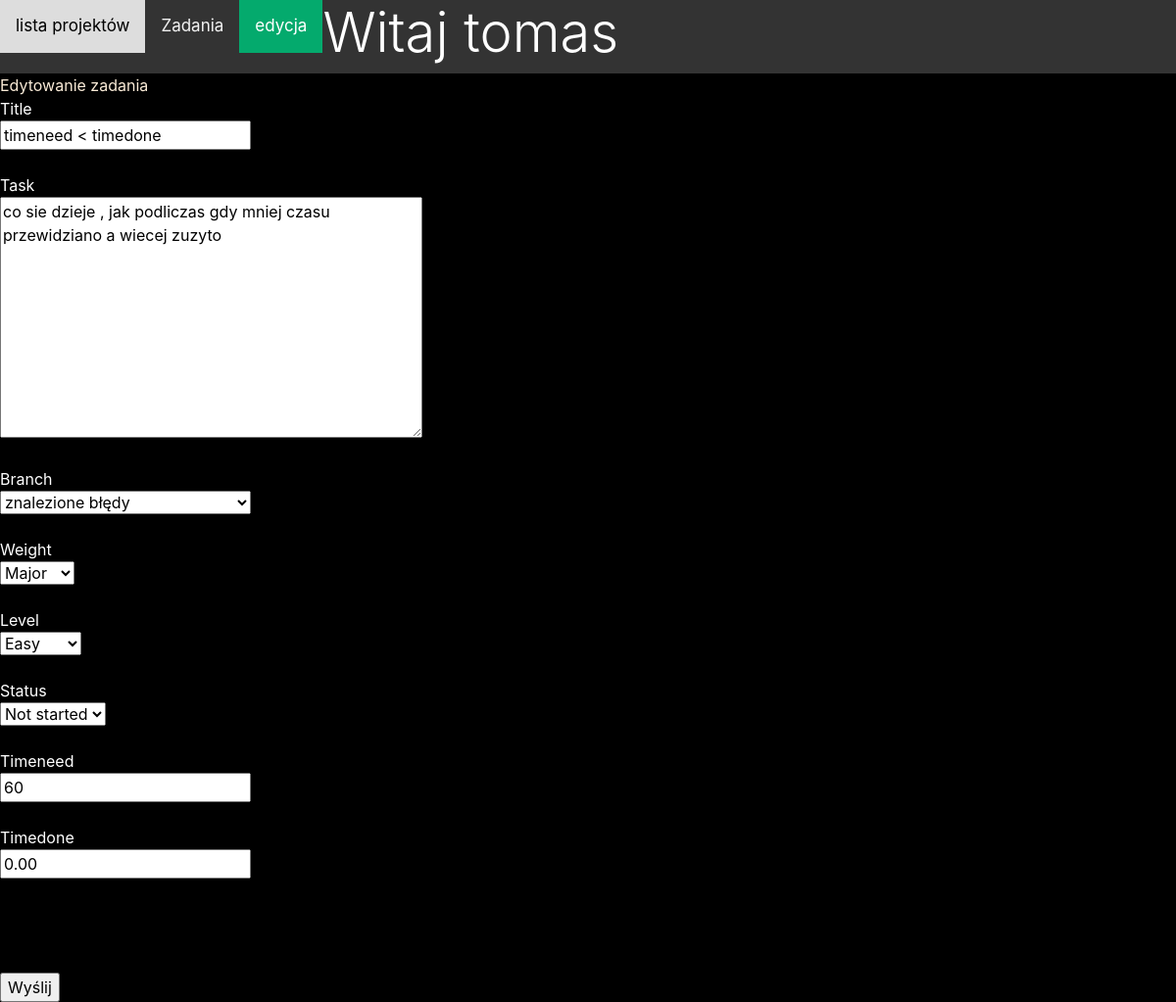
Page /main/36 (signed in) on the committed database.
### task/models.py (models this page shows, shortened)
class Task(models.Model):
    title = models.CharField(max_length=255, unique=True)
    task = models.TextField()
    branch = models.PositiveSmallIntegerField(choices=Branch.BRANCH, default=0)
    created = models.DateTimeField(auto_now_add=True)
    modified = models.DateTimeField(auto_now=True)
    timeneed = models.IntegerField()
    timedone = models.DecimalField(max_digits=6, decimal_places=2,default=0)
    weight = models.PositiveSmallIntegerField(choices=Weight.WEIGHT, default=0)
    level = models.PositiveSmallIntegerField(choices=Level.LEVEL, default=0)
    status = models.PositiveSmallIntegerField(choices=Status.STATUS, default=0)
    projekt = models.ForeignKey(Projects, on_delete=models.CASCADE, default=None)
    timeusing = models.IntegerField(blank=True, default=0)
    user = models.ForeignKey("auth.User", on_delete=models.CASCADE, default=1)

### main/views.py (the view)
# urls.py: path('main/<int:zadanie_id>', check_task, name="check_task"),
@login_required
def check_task(request, zadanie_id: int):
    global no_project
    task = Task.objects.get(id=zadanie_id)
    no_project = task.projekt_id
    form = TaskForm(request.POST or None, instance=task)
    if form.is_valid():
        obj = form.save(commit=False)
        obj.projekt_id = no_project
        obj.timedone = obj.timedone + obj.timeusing
        obj.timeusing = 0
        obj.save()
    return render(request, 'main/add_task.html', {'form': form, 'numer_projektu':  no_project})

### main/views.py
class TaskForm(ModelForm):
    class Meta:
        model = Task
        fields =['title', 'task', 'branch', 'timeneed', 'weight', 'level', 'status', 'timedone']

### main/templates/main/add_task.html (shortened to what this page needs)
{% extends 'base.html'%}
{% load static %}
{% block content %}
<div class="topnav">
  {% if side == "add" %}
    <a href="{% url 'main:start' %}">lista projektów</a>
    <a href="{% url 'main:zadania' numer_projektu %}">Zadania</a>
    <a class="active" href="#contact">dodawanie</a>
  {% else %}
    <a href="{% url 'main:start' %}">lista projektów</a>
    <a href="{% url 'main:zadania' numer_projektu %}">Zadania</a>
    <a class="active" href="#contact">edycja</a>
  {% endif %}
<div>
    {% if user.is_authenticated %}
    <h1 class="display-4"> Witaj {{ user.username }}</h1>
{% else %}
        <br><div>Nie jesteś zalogowany </div><br>
{% endif %}
</div>
</div>
{% if side == "add" %}
  <div>Dodawanie zadania </div>
{% else %}
  <div>Edytowanie zadania</div>
{% endif %}
<form class="formularz" method="POST" enctype="multipart/form-data">
  {{ form.title.label }}<br>{{ form.title}}<br><br>
  {{ form.task.label }}<br>{{ form.task}}<br><br>
  {{ form.branch.label}}<br>{{ form.branch}}<br><br>
  {{ form.weight.label}}<br>{{ form.weight}}<br><br>
  {{ form.level.label}}<br>{{ form.level}}<br><br>
  {{ form.status.label}}<br>{{ form.status}}<br><br>
  {{ form.timeneed.label}}<br>{{ form.timeneed }}<br><br>
  {{ form.timedone.label}}<br>{{ form.timedone}}<br><br>
  {{ form.projekt_id.label}}<br>{{ form.projekt_id}}<br><br>
  <input type="submit" value="Wyślij">
</form>
{% endblock %}

### main/static/main/css/style.css (style rules this page uses)
body { background-color: rgb(0,0,0); }
h1 { color: white; }
div { color: antiquewhite; font-size: 1em ; }
.topnav { background-color: #333; overflow: hidden; }
.topnav a { float: left; color: #f2f2f2; text-align: center; padding: 14px 16px; text-decoration: none; font-size: 17px; }
.topnav a.active { background-color: #04AA6D; color: white; }
.formularz { color: white; }

### rows in the picture
Task: title "timeneed < timedone", task "co sie dzieje , jak podliczas gdy mniej czasu przewidziano a wiecej zuzyto", branch "znalezione błędy", weight "Major", level "Easy", status "Not started", timeneed "60", timedone "0.00"

### other values in the picture
{{ user.username }} "tomas"
